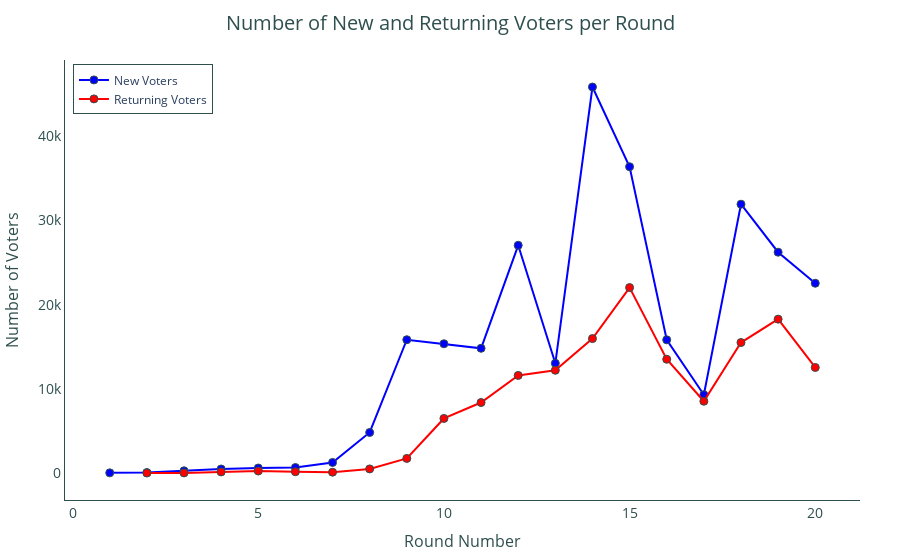

This figure's notebook cell:
### Code cell
# data_grouped represents the number of unique voters per round
new_users = data[data.duplicated('voter', keep='first') == False].groupby('round_num')['voter'].nunique()
returning_users = data[data.duplicated('voter', keep='first')].groupby('round_num')['voter'].nunique()

# Plotting the number of unique voters per round with enhanced aesthetics
fig = go.Figure()

# Add scatter plot for new users
fig.add_trace(go.Scatter(
    x=new_users.index, 
    y=new_users.values,
    mode='lines+markers',
    marker=dict(size=8, color='blue', line=dict(width=1, color='DarkSlateGrey')),
    line=dict(color='blue', width=2),
    name='New Voters'
))

# Add scatter plot for returning users
fig.add_trace(go.Scatter(
    x=returning_users.index, 
    y=returning_users.values,
    mode='lines+markers',
    marker=dict(size=8, color='red', line=dict(width=1, color='DarkSlateGrey')),
    line=dict(color='red', width=2),
    name='Returning Voters'
))

# Update layout for better storytelling
fig.update_layout(
    title=dict(
        text='Number of New and Returning Voters per Round',
        x=0.5,
        xanchor='center',
        font=dict(size=20, color='DarkSlateGrey')
    ),
    xaxis=dict(
        title='Round Number',
        titlefont=dict(size=16, color='DarkSlateGrey'),
        tickfont=dict(size=14, color='DarkSlateGrey'),
        showgrid=False,
        showline=True,
        linecolor='DarkSlateGrey'
    ),
    yaxis=dict(
        title='Number of Voters',
        titlefont=dict(size=16, color='DarkSlateGrey'),
        tickfont=dict(size=14, color='DarkSlateGrey'),
        showgrid=False,
        showline=True,
        linecolor='DarkSlateGrey'
    ),
    plot_bgcolor='white',
    margin=dict(l=40, r=40, t=60, b=40),
    hovermode='x unified',
    legend=dict(
        x=0.01, y=0.99,
        bgcolor='rgba(255, 255, 255, 0.5)',
        bordercolor='DarkSlateGrey',
        borderwidth=1
    )
)

fig.show()

### Figure 1 — Plotly figure (JSON) as saved in the notebook; plotly's stock layout.template omitted (floating-point values rounded to 4 significant figures)
{"data": [{"line": {"color": "blue", "width": 2}, "marker": {"color": "blue", "line": {"color": "DarkSlateGrey", "width": 1}, "size": 8}, "mode": "lines+markers", "name": "New Voters", "type": "scatter", "x": [1, 2, 3, 4, 5, 6, 7, 8, 9, 10, 11, 12, 13, 14, 15, 16, 17, 18, 19, 20], "y": [41, 77, 286, 505, 620, 674, 1280, 4838, 15851, 15368, 14831, 27057, 13049, 45853, 36388, 15838, 9322, 31940, 26240, 22553]}, {"line": {"color": "red", "width": 2}, "marker": {"color": "red", "line": {"color": "DarkSlateGrey", "width": 1}, "size": 8}, "mode": "lines+markers", "name": "Returning Voters", "type": "scatter", "x": [2, 3, 4, 5, 6, 7, 8, 9, 10, 11, 12, 13, 14, 15, 16, 17, 18, 19, 20], "y": [26, 38, 155, 263, 176, 121, 512, 1759, 6502, 8393, 11613, 12222, 15985, 22038, 13531, 8547, 15514, 18294, 12556]}], "layout": {"hovermode": "x unified", "legend": {"bgcolor": "rgba(255, 255, 255, 0.5)", "bordercolor": "DarkSlateGrey", "borderwidth": 1, "x": 0.01, "y": 0.99}, "margin": {"b": 40, "l": 40, "r": 40, "t": 60}, "plot_bgcolor": "white", "title": {"font": {"color": "DarkSlateGrey", "size": 20}, "text": "Number of New and Returning Voters per Round", "x": 0.5, "xanchor": "center"}, "xaxis": {"linecolor": "DarkSlateGrey", "showgrid": false, "showline": true, "tickfont": {"color": "DarkSlateGrey", "size": 14}, "title": {"font": {"color": "DarkSlateGrey", "size": 16}, "text": "Round Number"}}, "yaxis": {"linecolor": "DarkSlateGrey", "showgrid": false, "showline": true, "tickfont": {"color": "DarkSlateGrey", "size": 14}, "title": {"font": {"color": "DarkSlateGrey", "size": 16}, "text": "Number of Voters"}}}}
